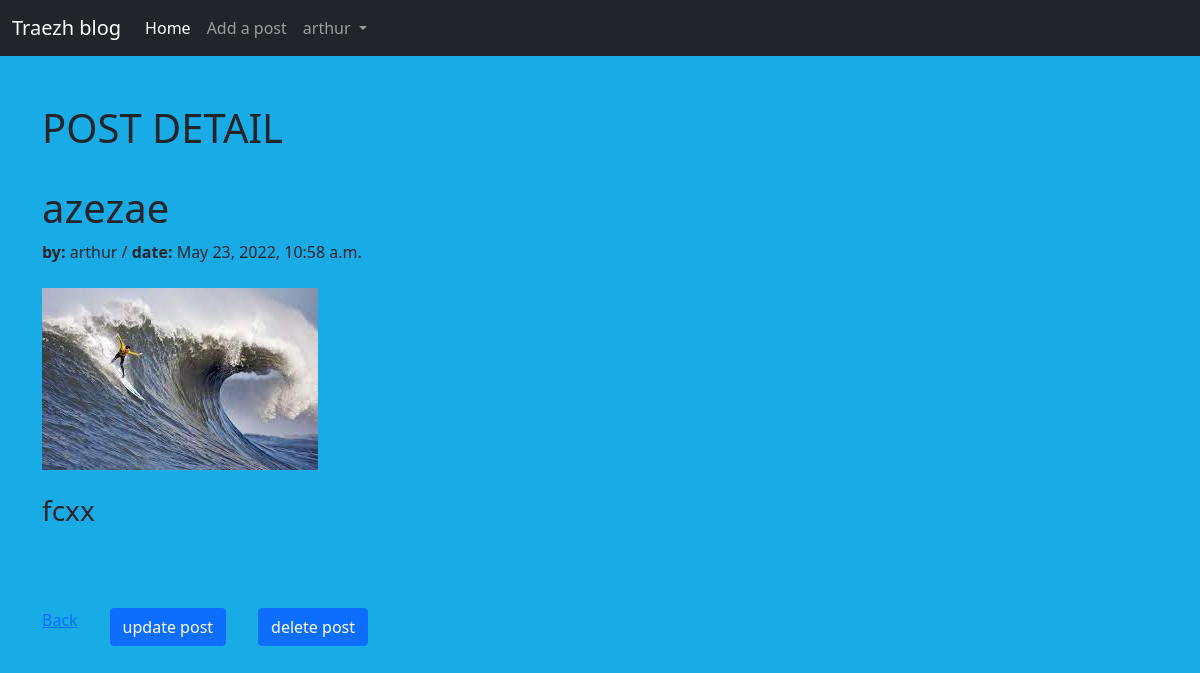
The page /post-detail/19 (signed in) on the database its author committed.
### blog/models.py (models this page shows, shortened)
class Post(models.Model):
    title = models.CharField(max_length=50)
    author = models.ForeignKey(User, on_delete=models.CASCADE)
    image = models.ImageField(null=True, blank=True, upload_to='images/')
    body = models.TextField()
    date = models.DateTimeField(auto_now_add=True)

### blog/views.py (the view)
# urls.py: path('post-detail/<int:pk>', views.DetailPostView.as_view(), name='post-detail'),
class DetailPostView(LoginRequiredMixin, DetailView):
    model = models.Post
    template_name = 'post-detail.html'

### blog/templates/post-detail.html (shortened to what this page needs)
{% extends 'base.html' %} {% block title %} {{post.title}} {% endblock %} {% block content %}
<h1>POST DETAIL</h1>
<br />
<div class="post">
  <h1>{{post.title}}</h1>
  <span><strong>by:</strong> {{post.author.username}} / <strong>date:</strong> {{post.date}}</span>
  <br />
  {% if post.image %}
  <br />
  <img src="{{post.image.url}}" />
  <br />
  {% endif %}
  <br />
  <h3>{{post.body}}</h3>
</div>
<br />
<br />
<br />
<div class="buttons">
  <a href="{% url 'blog:home' %}">Back</a>
  <a href="{% url 'blog:update-post' post.id %}"><button type="button" class="btn btn-primary">update post</button></a>
  <a href="{% url 'blog:delete-post' post.id %}"><button type="button" class="btn btn-primary">delete post</button></a>
</div>
{% endblock %}

### blog/templates/base.html (shortened to what this page needs)
{% load static %}
<!DOCTYPE html>
<html lang="en">
  <head>
    <link
      href="https://cdn.jsdelivr.net/npm/bootstrap@5.1.3/dist/css/bootstrap.min.css"
      rel="stylesheet"
    />
  </head>
  <body>
    <nav class="navbar navbar-expand-lg navbar-dark bg-dark">
      <div class="container-fluid">
        <a class="navbar-brand" href="{% url 'blog:home' %}">Traezh blog</a>
        <div class="collapse navbar-collapse" id="navbarSupportedContent">
          <ul class="navbar-nav me-auto mb-2 mb-lg-0">
            <li class="nav-item">
              <a class="nav-link active" aria-current="page" href="{% url 'blog:home' %}">Home</a>
            </li>
            <li class="nav-item">
              <a class="nav-link" href="{% url 'blog:add-post' %}">Add a post</a>
            </li>
            <li class="nav-item dropdown">
              <a
                class="nav-link dropdown-toggle"
                href="#"
                id="navbarDropdown"
                role="button"
                data-bs-toggle="dropdown"
                aria-expanded="false"
              >
                {{request.user.username}}
              </a>
            </li>
          </ul>
        </div>
      </div>
    </nav>
    <br /><br />
    <div class="container">{% block content %} {% endblock %}</div>
  </body>
</html>

### blog/templates/base.html (style rules this page uses)
body { background-color: rgb(24, 171, 230); }

### blog/templates/post-detail.html (style rules this page uses)
.buttons { display: flex; }
.buttons a { margin-right: 2rem; }

### rows shown on the page
Post: title "azezae", author.username "arthur", date "May 23, 2022, 10:58 a.m.", image (picture), body "fcxx"

### other values the page prints
{{ request.user.username }} "arthur"
